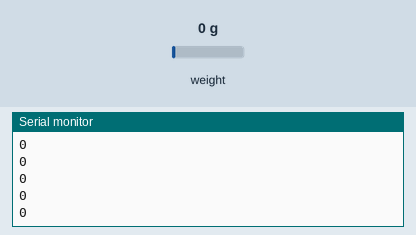
A sketch run on a simulated ESP32. Shown: the last lines printed to the serial monitor. The inputs (shaded band) are chosen by the test bench; at power-on: weight on the scale 0 g.

Above: at 2.2 s.
2.3 s: weight on the scale set to 100 g
At 2.31 s:
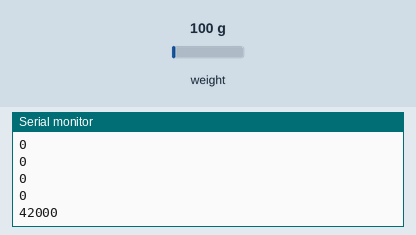
3.8 s: weight on the scale set to 1250 g
At 3.81 s:
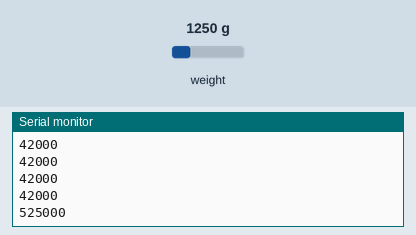
Timing chart, 0 to 6.8 s (numbered marks = the images above; inputs shaded):
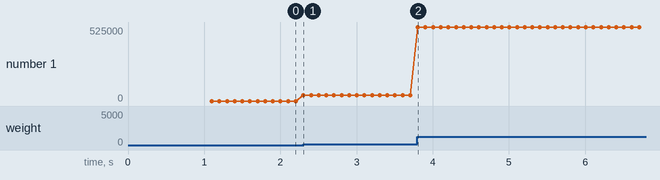

The sketch:

Bancada_Empuxo_V0.2.ino
```cpp
#include <HX711.h>

const int PINO_DT = 33;
const int PINO_SCK = 32;

HX711 celula;

void setup() {
  Serial.begin(115200);
  celula.begin(PINO_DT, PINO_SCK);
  Serial.println("Zerando a celula...");
  celula.tare();
  Serial.println("Celula pronta.");
}

void loop() {
  if (celula.is_ready()) {
    Serial.println(celula.get_value(), 0);
  }
}
```

Measured:
- after the input at 2.3 s, the serial monitor: prints a new line at once (image 1)
- after the input at 3.8 s, the serial monitor: prints a new line at once (image 2)
- plotted number 1: 0 → 42000 after the input at 2.3 s, 42000 → 525000 after the input at 3.8 s
